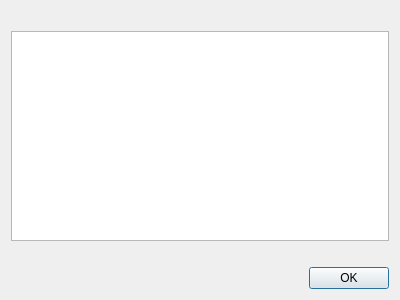
<?xml version="1.0" encoding="UTF-8"?>
<ui version="4.0">
 <class>RegexDialog</class>
 <widget class="QDialog" name="RegexDialog">
  <property name="geometry">
   <rect>
    <x>0</x>
    <y>0</y>
    <width>400</width>
    <height>300</height>
   </rect>
  </property>
  <property name="windowTitle">
   <string>Error parsing regular expression</string>
  </property>
  <layout class="QVBoxLayout" name="verticalLayout_2">
   <item>
    <widget class="QLabel" name="Message">
     <property name="text">
      <string/>
     </property>
    </widget>
   </item>
   <item>
    <widget class="QTextEdit" name="Pattern">
     <property name="readOnly">
      <bool>true</bool>
     </property>
     <property name="textInteractionFlags">
      <set>Qt::TextInteractionFlag::TextSelectableByKeyboard|Qt::TextInteractionFlag::TextSelectableByMouse</set>
     </property>
    </widget>
   </item>
   <item>
    <widget class="QLabel" name="Offset">
     <property name="text">
      <string/>
     </property>
    </widget>
   </item>
   <item>
    <widget class="QDialogButtonBox" name="buttonBox">
     <property name="orientation">
      <enum>Qt::Orientation::Horizontal</enum>
     </property>
     <property name="standardButtons">
      <set>QDialogButtonBox::StandardButton::Ok</set>
     </property>
    </widget>
   </item>
  </layout>
 </widget>
 <resources/>
 <connections>
  <connection>
   <sender>buttonBox</sender>
   <signal>accepted()</signal>
   <receiver>RegexDialog</receiver>
   <slot>accept()</slot>
   <hints>
    <hint type="sourcelabel">
     <x>248</x>
     <y>254</y>
    </hint>
    <hint type="destinationlabel">
     <x>157</x>
     <y>274</y>
    </hint>
   </hints>
  </connection>
 </connections>
</ui>
